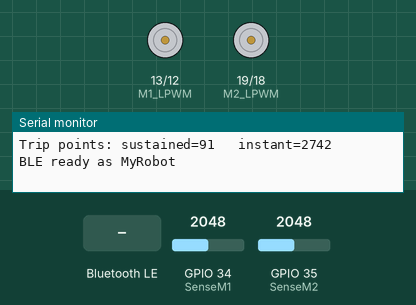
Recording of a sketch running on a simulated ESP32. On the bench: motor-driver pin pairs drawn as motors (green arrow = first pin HIGH = forward, orange = second pin HIGH = backward, longer = more drive), the last lines printed to the serial monitor. Inputs (shaded band) come from the test bench; at power-on: GPIO 34 (SenseM1) = 2048, GPIO 35 (SenseM2) = 2048. Nothing arrives over Bluetooth unless stated; a phone connects over Bluetooth LE 3 s after start.

Above: at 1.2 s.
1.3 s: Bluetooth LE write "F" received
At 1.41 s:
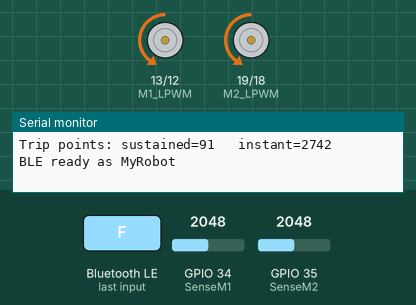
3.0 s: Bluetooth LE write "B" received
At 3.11 s:
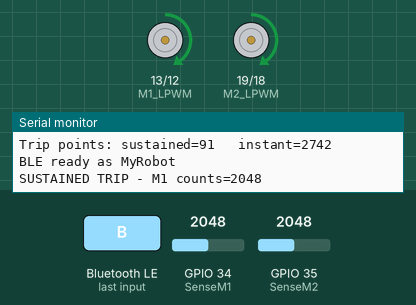
4.7 s: Bluetooth LE write "C" received
At 4.81 s:
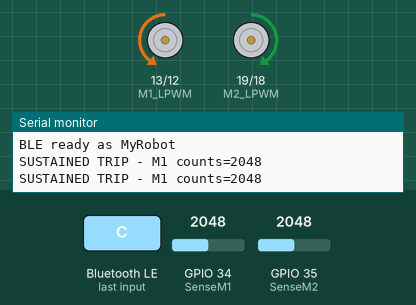
6.4 s: Bluetooth LE write "X" received
At 6.51 s:
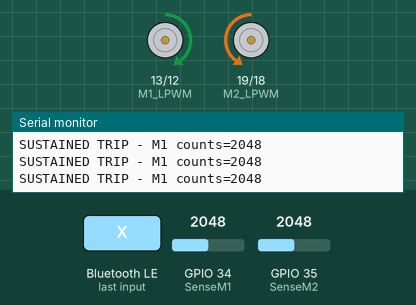
Timing chart, 0 to 9.1 s (numbered marks = the images above; inputs shaded):
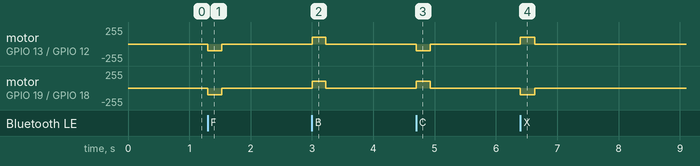

Measured:
- after the input at 1.3 s, motor on GPIO 13 (M1_LPWM) / GPIO 12 (M1_RPWM), motor on GPIO 19 (M2_LPWM) / GPIO 18 (M2_RPWM): stopped → backward 100/255 at once, → stopped 0.22 s later
- after the input at 3.0 s, motor on GPIO 13 (M1_LPWM) / GPIO 12 (M1_RPWM), motor on GPIO 19 (M2_LPWM) / GPIO 18 (M2_RPWM): stopped → forward 100/255 at once, → stopped 0.23 s later
- after the input at 4.7 s, motor on GPIO 13 (M1_LPWM) / GPIO 12 (M1_RPWM): stopped → backward 100/255 at once, → stopped 0.23 s later; motor on GPIO 19 (M2_LPWM) / GPIO 18 (M2_RPWM): stopped → forward 100/255 at once, → stopped 0.23 s later
- after the input at 6.4 s, motor on GPIO 13 (M1_LPWM) / GPIO 12 (M1_RPWM): stopped → forward 100/255 at once, → stopped 0.24 s later; motor on GPIO 19 (M2_LPWM) / GPIO 18 (M2_RPWM): stopped → backward 100/255 at once, → stopped 0.24 s later

The sketch:

current_sense+BT.ino
```cpp
/*==========================================================================
// Dual BTS7960 robot: BLE control + current protection (ESP32)
//
// BLE commands (single chars, matching the App Inventor blocks):
//   F forward   B backward   C rotate CW   X rotate CCW   S stop
//
// Current protection is UNCHANGED from the serial version:
//   - Instant trip ignored for first 300 ms after a command
//   - Sustained trip needs 12 samples over limit (~250 ms)
//   - Either trip stops BOTH motors
//==========================================================================*/

#include <BLEDevice.h>
#include <BLEServer.h>

// ===== BLE identifiers - must match the App Inventor blocks =====
#define DEVICE_NAME "MyRobot"
#define SERVICE_UUID "19B10000-E8F2-537E-4F6C-D104768A1214"
#define CHARACTERISTIC_UUID "19B10001-E8F2-537E-4F6C-D104768A1214"

// ---------------- Pins (from the current-sensing code) ----------------
const int SenseM1 = 34; // M1 current sense
const int SenseM2 = 35; // M2 current sense

const int M1_RPWM = 12; // M1 forward
const int M1_LPWM = 13; // M1 reverse
const int M2_RPWM = 18; // M2 forward
const int M2_LPWM = 19; // M2 reverse

// ---------------- PWM ----------------
const uint32_t PWM_FREQ = 20000;
const uint8_t PWM_BITS = 8;
const int DUTY = 100; // 0-255

// ---------------- Protection settings ----------------
const float SENSE_R = 1000.0;
const float K_ILIS = 8500.0;
const float ADC_FS_V = 3.1;

const float SUSTAIN_AMPS = 1.5;
const float INSTANT_AMPS = 45.0;
const int SUSTAIN_MS = 250;
const int GRACE_MS = 300;
const int SAMPLE_MS = 20;

const int SUSTAIN_SAMPLES = SUSTAIN_MS / SAMPLE_MS;
const int CLEAR_SAMPLES = 3;

// ---------------- State ----------------
bool m1On = false;
bool m2On = false;
unsigned long commandTime = 0;
unsigned long lastSample = 0;
String mode = "STOP";

int m1OverCount = 0;
int m2OverCount = 0;
int m1UnderRun = 0;
int m2UnderRun = 0;

int sustainCounts;
int instantCounts;

// Command received over BLE, handled in loop(). volatile: written from
// the BLE task, read from loop().
volatile char pendingCmd = 0;

// ================= MOTOR CONTROL (LEDC) ================================
void motor1(int fwd, int rev)
{
    ledcWrite(M1_RPWM, fwd);
    ledcWrite(M1_LPWM, rev);
}
void motor2(int fwd, int rev)
{
    ledcWrite(M2_RPWM, fwd);
    ledcWrite(M2_LPWM, rev);
}

void stopAll()
{
    motor1(0, 0);
    motor2(0, 0);
    m1On = false;
    m2On = false;
    m1OverCount = 0;
    m2OverCount = 0;
    m1UnderRun = 0;
    m2UnderRun = 0;
}

// ==================== CURRENT PROTECTION (UNCHANGED) ====================
// Convert a given current in amps to counts (the metric given by the current sensing circuit setup)
int ampsToCounts(float amps)
{
    float volts = amps * (SENSE_R / K_ILIS) * (DUTY / 255.0);
    int counts = volts * 4095.0 / ADC_FS_V;
    if (counts > 4090)
        counts = 4090;
    return counts;
}

// Given analogRead values from current-sensing pins on the motor driver for M1 & M2, it checks if a trip is required for M1, M2, or both, and initiates it accordingly.
void checkProtection(int c1, int c2)
{

    // MOTOR STATE GUARD
    // If both motors are currently turned off, skip protection checks entirely.
    if (!m1On && !m2On)
        return;

    // GRACE PERIOD CHECK
    // Check if at least 300 ms (GRACE_MS) have passed since the last command was issued.
    // During this 300 ms window, the motor's initial inrush current spike is ignored.
    bool pastGrace = (millis() - commandTime >= GRACE_MS);

    // INSTANT TRIP PROTECTION (Hard Cutoff / Short Circuit Protection)
    // Only evaluated AFTER the 300 ms grace period has expired.
    if (pastGrace)
    {
        // If Motor 1 is active and current exceeds the instant limit (~45A equivalent)
        if (m1On && c1 >= instantCounts)
        {
            Serial.print("INSTANT TRIP - M1 counts=");
            Serial.println(c1);
            stopAll();
            mode = "TRIPPED (M1 instant)";
            return;
        }
        // If Motor 2 is active and current exceeds the instant limit (~45A equivalent)
        if (m2On && c2 >= instantCounts)
        {
            Serial.print("INSTANT TRIP - M2 counts=");
            Serial.println(c2);
            stopAll();
            mode = "TRIPPED (M2 instant)";
            return;
        }
    }

    // SUSTAINED TRIP PROTECTION - MOTOR 1 (Motor Stall / Overload Protection)
    if (m1On)
    {
        if (c1 >= sustainCounts)
        {
            // Current exceeds sustained threshold (~1.5A): increment breach count & reset clear counter
            m1OverCount++;
            m1UnderRun = 0;

            // If over-current persists for 12 consecutive samples (~250 ms), trigger trip
            if (m1OverCount >= SUSTAIN_SAMPLES)
            {
                Serial.print("SUSTAINED TRIP - M1 counts=");
                Serial.println(c1);
                stopAll();
                mode = "TRIPPED (M1 sustained)";
                return;
            }
        }
        else
        {
            // Current is within safe limits: count clean samples to filter out transient noise spikes
            m1UnderRun++;

            // If current remains normal for 3 consecutive samples, clear the accumulated breach count
            if (m1UnderRun >= CLEAR_SAMPLES)
            {
                m1OverCount = 0;
                m1UnderRun = 0;
            }
        }
    }

    // SUSTAINED TRIP PROTECTION - MOTOR 2 (Motor Stall / Overload Protection)
    if (m2On)
    {
        if (c2 >= sustainCounts)
        {
            // Current exceeds sustained threshold (~1.5A): increment breach count & reset clear counter
            m2OverCount++;
            m2UnderRun = 0;

            // If over-current persists for 12 consecutive samples (~250 ms), trigger trip
            if (m2OverCount >= SUSTAIN_SAMPLES)
            {
                Serial.print("SUSTAINED TRIP - M2 counts=");
                Serial.println(c2);
                stopAll();
                mode = "TRIPPED (M2 sustained)";
                return;
            }
        }
        else
        {
            // Current is within safe limits: count clean samples to filter out transient noise spikes
            m2UnderRun++;

            // If current remains normal for 3 consecutive samples, clear the accumulated breach count
            if (m2UnderRun >= CLEAR_SAMPLES)
            {
                m2OverCount = 0;
                m2UnderRun = 0;
            }
        }
    }
}
// ================== END CURRENT PROTECTION ==============================

// ==================== BLE COMMAND HANDLING =============================
// F/B move both motors together. C/X rotate by driving the motors opposite.
void handleCommand(char cmd)
{
    stopAll(); // clean slate; also resets protection counters

    switch (cmd)
    {
    case 'F':
        motor1(DUTY, 0);
        motor2(DUTY, 0);
        m1On = m2On = true;
        mode = "FWD";
        break;
    case 'B':
        motor1(0, DUTY);
        motor2(0, DUTY);
        m1On = m2On = true;
        mode = "BACK";
        break;
    case 'C':
        motor1(DUTY, 0);
        motor2(0, DUTY);
        m1On = m2On = true;
        mode = "CW";
        break;
    case 'X':
        motor1(0, DUTY);
        motor2(DUTY, 0);
        m1On = m2On = true;
        mode = "CCW";
        break;
    case 'S':
        mode = "STOP";
        break;
    default:
        return; // ignore stray characters, don't restamp the timer
    }

    commandTime = millis();
}

class CommandCallbacks : public BLECharacteristicCallbacks
{
    void onWrite(BLECharacteristic *c)
    {
        String value = c->getValue().c_str();
        if (value.length() > 0)
        {
            pendingCmd = value.charAt(0); // store only; loop() does the work
        }
    }
};

class ServerCallbacks : public BLEServerCallbacks
{
    void onConnect(BLEServer *s) {}
    void onDisconnect(BLEServer *s)
    {
        pendingCmd = 'S';              // loop() stops the motors
        BLEDevice::startAdvertising(); // allow reconnect
    }
};
// ================== END BLE COMMAND HANDLING ===========================

void setup()
{
    Serial.begin(115200);

    // Set up specific GPIO pins for PWM output to control the motors
    ledcAttach(M1_RPWM, PWM_FREQ, PWM_BITS);
    ledcAttach(M1_LPWM, PWM_FREQ, PWM_BITS);
    ledcAttach(M2_RPWM, PWM_FREQ, PWM_BITS);
    ledcAttach(M2_LPWM, PWM_FREQ, PWM_BITS);

    stopAll();

    // Convert reference current limit values from amps to counts
    sustainCounts = ampsToCounts(SUSTAIN_AMPS);
    instantCounts = ampsToCounts(INSTANT_AMPS);

    Serial.print("Trip points: sustained=");
    Serial.print(sustainCounts);
    Serial.print("   instant=");
    Serial.println(instantCounts);

    // ----- Bluetooth Low Energy (BLE) setup -----
    // This code sets up the BLE stack on the ESP32 so the MIT App Inventor can find the robot, connect to it, and send movement commands

    // Initialize Bluetooth radio with the broadcast name (DEVICE_NAME)
    // (Gives the robot its visible name so you can identify it in your phone's scan list)
    BLEDevice::init(DEVICE_NAME);

    // Create the BLE Server (host) and attach connection/disconnection handlers
    // (Prepares the robot to accept a phone connection and safety-stops if the link drops)
    BLEServer *pServer = BLEDevice::createServer();
    pServer->setCallbacks(new ServerCallbacks());

    // Create a unique service container using the custom SERVICE_UUID
    // (A unique ID code that acts as a folder holding all of the robot's specific features)
    BLEService *pService = pServer->createService(SERVICE_UUID);

    // Create a writable characteristic ("mailbox") and attach incoming data listener
    // (Creates a specific data slot where the phone writes commands like 'F' or 'S')
    BLECharacteristic *pChar = pService->createCharacteristic(
        CHARACTERISTIC_UUID,
        BLECharacteristic::PROPERTY_WRITE);
    pChar->setCallbacks(new CommandCallbacks());

    // Activate the service
    // (Turns on this specific feature folder so it's ready to handle incoming data)
    pService->start();

    // Broadcast the service UUID so phone apps can discover the robot
    // (Shouts "I am here!" into the air so your mobile app can automatically find it)
    BLEAdvertising *pAdv = BLEDevice::getAdvertising();
    pAdv->addServiceUUID(SERVICE_UUID);
    pAdv->setScanResponse(true);   // Provide extra device info on scan (helps phones connect faster)
    BLEDevice::startAdvertising(); // Start wireless advertising (begins transmitting the signal)

    Serial.println("BLE ready as MyRobot");
}

void loop()
{
    // If the user gives a command, process it and move the motors accordingly
    if (pendingCmd != 0)
    {
        char cmd = pendingCmd;
        pendingCmd = 0;
        handleCommand(cmd);
    }

    // Every SAMPLE_MS amount of time, check if current usage exceeds limits and stop the motors if needed
    if (millis() - lastSample >= SAMPLE_MS)
    {
        lastSample = millis();

        int c1 = analogRead(SenseM1);
        int c2 = analogRead(SenseM2);

        checkProtection(c1, c2);
    }
}
```
